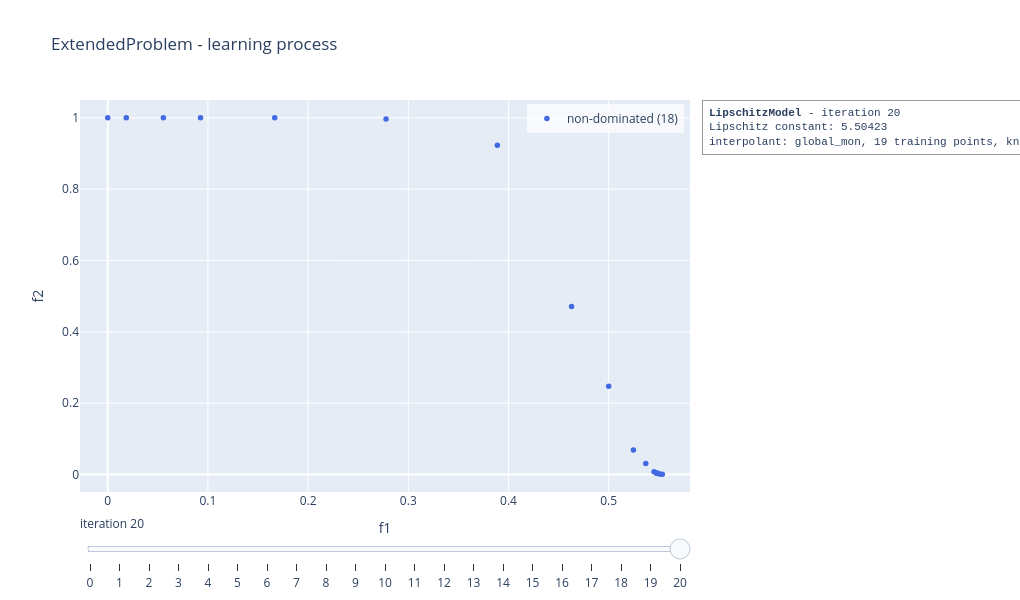

Notebook code for this chart:
### Code cell
slip_model.visualise("learning", show = False)

### Figure 1 — Plotly figure (JSON) as saved in the notebook; plotly's stock layout.template omitted (floating-point values rounded to 4 significant figures)
{"data": [{"marker": {"color": "royalblue", "size": 5.5}, "mode": "markers", "name": "non-dominated (18)", "type": "scatter", "x": [0.3889, 0.5, 0.463, 0.537, 0.5247, 0.2778, 0.5535, 0.5453, 0.09259, 0.05556, 0.5494, 0.5508, 0.01852, 0.5485, 0.5476, 0.548, 0.1667, 0.0], "y": [0.9231, 0.2476, 0.4713, 0.03098, 0.06857, 0.9968, 0.001119, 0.007956, 1.0, 1.0, 0.002746, 0.001724, 1.0, 0.00354, 0.00446, 0.00398, 1.0, 1.0]}], "layout": {"annotations": [{"align": "left", "bgcolor": "rgba(255,255,255,0.85)", "bordercolor": "#999999", "borderpad": 6, "borderwidth": 1, "font": {"family": "Courier New, monospace", "size": 11}, "showarrow": false, "text": "<b>LipschitzModel</b> - iteration 20<br>Lipschitz constant: 5.50423<br>interpolant: global_mon, 19 training points, knn 2", "x": 1.02, "xanchor": "left", "xref": "paper", "y": 1, "yanchor": "top", "yref": "paper"}], "height": 600, "legend": {"bgcolor": "rgba(255,255,255,0.7)", "x": 0.99, "xanchor": "right", "y": 0.99, "yanchor": "top"}, "margin": {"r": 330}, "showlegend": true, "sliders": [{"active": 20, "currentvalue": {"prefix": "iteration "}, "steps": [{"args": [["0"], {"frame": {"redraw": true}, "mode": "immediate"}], "label": "0", "method": "animate"}, {"args": [["1"], {"frame": {"redraw": true}, "mode": "immediate"}], "label": "1", "method": "animate"}, {"args": [["2"], {"frame": {"redraw": true}, "mode": "immediate"}], "label": "2", "method": "animate"}, {"args": [["3"], {"frame": {"redraw": true}, "mode": "immediate"}], "label": "3", "method": "animate"}, {"args": [["4"], {"frame": {"redraw": true}, "mode": "immediate"}], "label": "4", "method": "animate"}, {"args": [["5"], {"frame": {"redraw": true}, "mode": "immediate"}], "label": "5", "method": "animate"}, {"args": [["6"], {"frame": {"redraw": true}, "mode": "immediate"}], "label": "6", "method": "animate"}, {"args": [["7"], {"frame": {"redraw": true}, "mode": "immediate"}], "label": "7", "method": "animate"}, {"args": [["8"], {"frame": {"redraw": true}, "mode": "immediate"}], "label": "8", "method": "animate"}, {"args": [["9"], {"frame": {"redraw": true}, "mode": "immediate"}], "label": "9", "method": "animate"}, {"args": [["10"], {"frame": {"redraw": true}, "mode": "immediate"}], "label": "10", "method": "animate"}, {"args": [["11"], {"frame": {"redraw": true}, "mode": "immediate"}], "label": "11", "method": "animate"}, {"args": [["12"], {"frame": {"redraw": true}, "mode": "immediate"}], "label": "12", "method": "animate"}, {"args": [["13"], {"frame": {"redraw": true}, "mode": "immediate"}], "label": "13", "method": "animate"}, {"args": [["14"], {"frame": {"redraw": true}, "mode": "immediate"}], "label": "14", "method": "animate"}, {"args": [["15"], {"frame": {"redraw": true}, "mode": "immediate"}], "label": "15", "method": "animate"}, {"args": [["16"], {"frame": {"redraw": true}, "mode": "immediate"}], "label": "16", "method": "animate"}, {"args": [["17"], {"frame": {"redraw": true}, "mode": "immediate"}], "label": "17", "method": "animate"}, {"args": [["18"], {"frame": {"redraw": true}, "mode": "immediate"}], "label": "18", "method": "animate"}, {"args": [["19"], {"frame": {"redraw": true}, "mode": "immediate"}], "label": "19", "method": "animate"}, {"args": [["20"], {"frame": {"redraw": true}, "mode": "immediate"}], "label": "20", "method": "animate"}]}], "title": {"text": "ExtendedProblem - learning process"}, "width": 1020, "xaxis": {"range": [-0.02767, 0.5812], "title": {"text": "f1"}}, "yaxis": {"range": [-0.04883, 1.05], "title": {"text": "f2"}}}}
